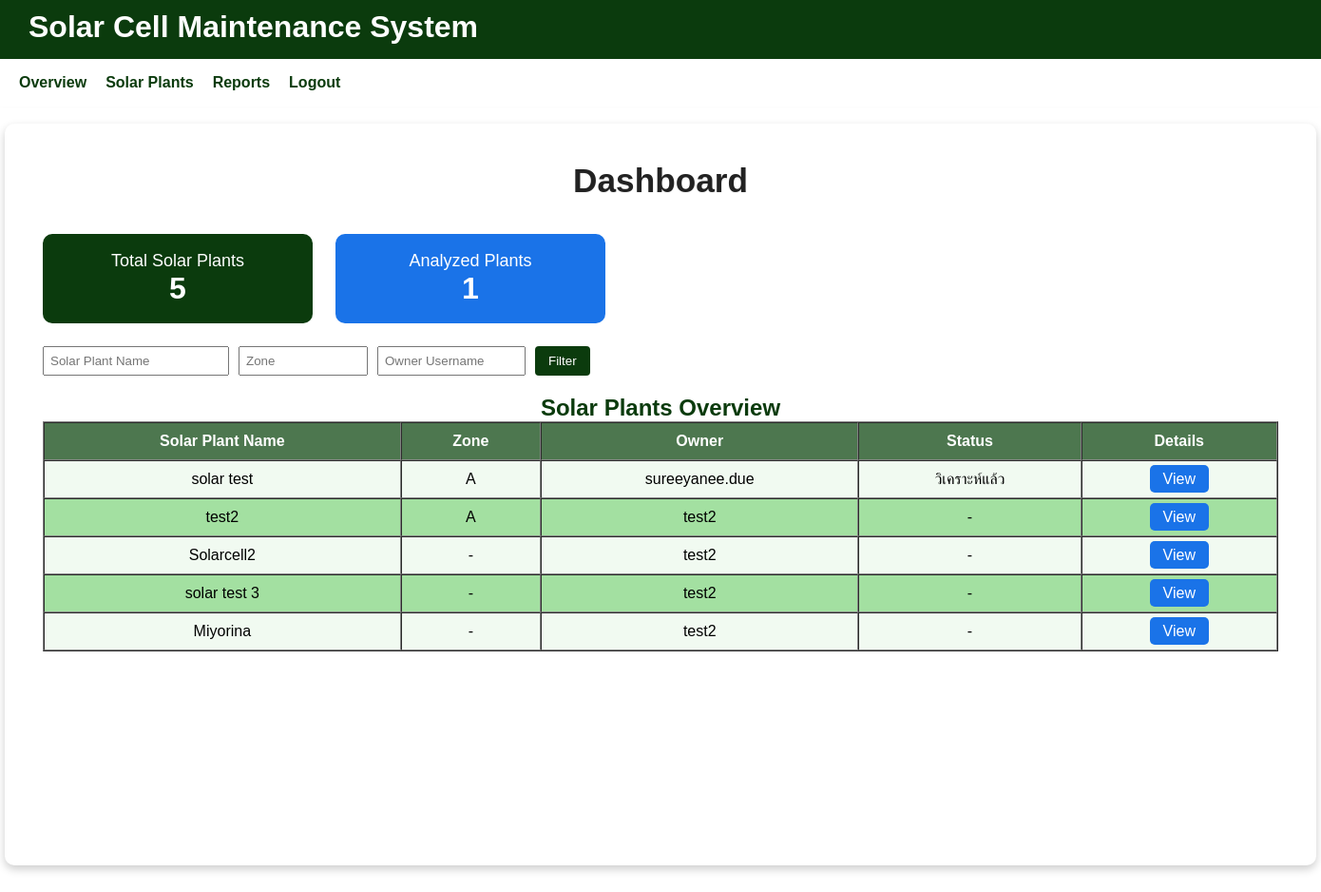
The app's page /accounts/dashboard/data-analyst/ (signed in), older data.
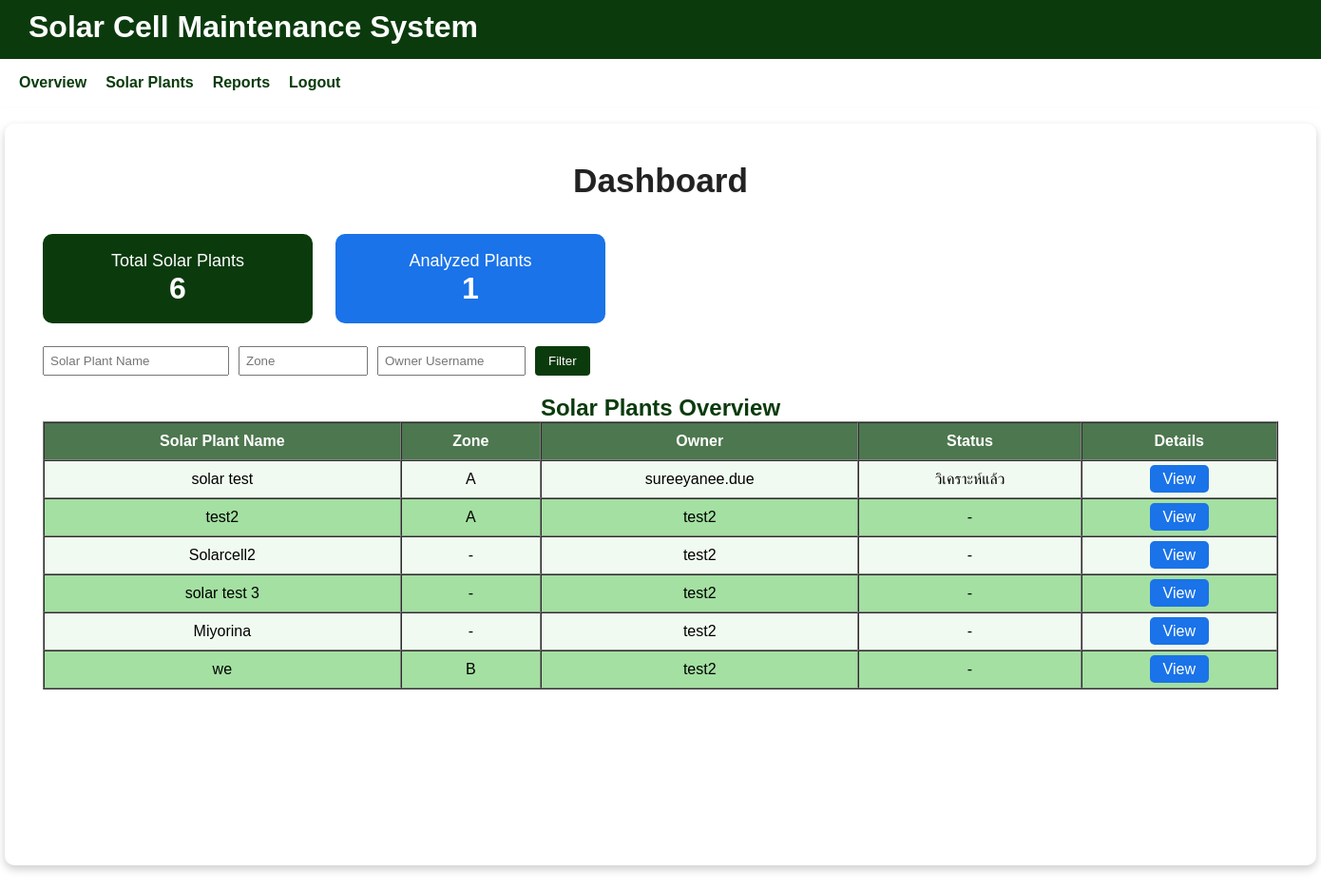
The same page, newer data.
### plant/models.py (models this page shows, shortened)
class SolarPlant(models.Model):
    name = models.CharField(max_length=255, verbose_name="ชื่อโรงไฟฟ้า")
    location = models.CharField(max_length=255, verbose_name="ที่ตั้งโรงไฟฟ้า")
    latitude = models.FloatField(verbose_name="ละติจูด", null=True, blank=True)
    longitude = models.FloatField(verbose_name="ลองจิจูด", null=True, blank=True)
    owner = models.ForeignKey(
        settings.AUTH_USER_MODEL,
        on_delete=models.CASCADE,
        related_name='plants',
        verbose_name="เจ้าของโรง"
    )
    installed_capacity_kw = models.DecimalField(
        max_digits=10, decimal_places=2,
        null=True, blank=True,
        verbose_name="กำลังการผลิต (kW)"
    )
    description = models.TextField(blank=True, verbose_name="รายละเอียดเพิ่มเติม")
    created_at = models.DateTimeField(auto_now_add=True)
    data_analyst = models.ForeignKey(
        settings.AUTH_USER_MODEL,
        on_delete=models.SET_NULL,
        null=True, blank=True,
        limit_choices_to={'role': 'data_analyst'},
        related_name='assigned_analyst_plants',
        verbose_name="นักวิเคราะห์ข้อมูล"
    )
    drone_controller = models.ForeignKey(
        settings.AUTH_USER_MODEL,
        on_delete=models.SET_NULL,
        null=True, blank=True,
        limit_choices_to={'role': 'drone_controller'},
        related_name='assigned_drone_plants',
        verbose_name="ผู้ควบคุมโดรน"
    )

class Zone(models.Model):
    plant = models.ForeignKey(SolarPlant, on_delete=models.CASCADE, related_name='zones')
    name = models.CharField(max_length=50, verbose_name="ชื่อโซน")  # เช่น Zone A, B, Main Zone
    class Meta:
        unique_together = ('plant', 'name')

### accounts/models.py (models this page shows, shortened)
class CustomUser(AbstractUser):
    ROLE_CHOICES = [
        ("site_admin", "Site Admin"),     # ผู้ดูแลเว็บไซต์
        ("plant_owner", "Plant Owner"),
        ("data_analyst", "Data Analyst"),
        ("drone_controller", "Drone Controller"),
    ]
    role = models.CharField(max_length=20, choices=ROLE_CHOICES, default="plant_owner")

### drone/models.py (models this page shows, shortened)
class DroneInspection(models.Model):
    STATUS_CHOICES = [
        ('pending', 'ยังไม่วิเคราะห์'),
        ('analyzed', 'วิเคราะห์แล้ว'),
        ('issue_found', 'พบปัญหา'),
        ('complete', 'แก้ไขแล้ว'),
    ]
    plant = models.ForeignKey('plant.SolarPlant', on_delete=models.CASCADE)
    zone = models.ForeignKey('plant.Zone', on_delete=models.CASCADE)
    captured_by = models.ForeignKey(settings.AUTH_USER_MODEL, on_delete=models.SET_NULL, null=True)
    image = models.ImageField(upload_to="inspections/")
    description = models.TextField(blank=True)
    captured_date = models.DateField(verbose_name="Image Date", null=True, blank=True)
    captured_time = models.TimeField(verbose_name="Image Time", null=True, blank=True)
    captured_at = models.DateTimeField(auto_now_add=True)
    status = models.CharField(max_length=20, choices=STATUS_CHOICES, default='pending')
    analyzed_by = models.ForeignKey(
        settings.AUTH_USER_MODEL,
        on_delete=models.SET_NULL,
        null=True,
        blank=True,
        related_name='analyzed_inspections'
    )

### accounts/views.py (the view)
# urls.py: path('dashboard/data-analyst/', data_analyst_dashboard_view, name='data_analyst_dashboard'),
@login_required
def data_analyst_dashboard_view(request):
    from plant.models import SolarPlant, Zone
    from drone.models import DroneInspection
    plants = SolarPlant.objects.all().prefetch_related('zones', 'owner')
    plant_name = request.GET.get('plant_name', '').strip()
    zone_name = request.GET.get('zone_name', '').strip()
    owner_name = request.GET.get('owner_name', '').strip()
    if plant_name:
        plants = plants.filter(name__icontains=plant_name)
    if owner_name:
        plants = plants.filter(owner__username__icontains=owner_name)
    if zone_name:
        plants = plants.filter(zones__name__icontains=zone_name).distinct()
    total_plants = SolarPlant.objects.count()
    analyzed_plant_ids = DroneInspection.objects.exclude(status='pending').values_list('plant_id', flat=True).distinct()
    analyzed_plants = SolarPlant.objects.filter(id__in=analyzed_plant_ids).count()
    return render(request, 'dashboard/data_analyst_dashboard.html', {
        'plants': plants,
        'total_plants': total_plants,
        'analyzed_plants': analyzed_plants,
    })

### templates/dashboard/data_analyst_dashboard.html (shortened to what this page needs)
{% extends 'dash.html' %}
{% load static %}
{% block content %}
    <h1 style="font-size:2.2rem; font-weight:bold; margin-bottom: 0.5em; color:#222; text-shadow: 0 1px 2px #eee;">Dashboard</h1>
    <br>
    <div style="display: flex; gap: 24px; margin-bottom: 24px; flex-wrap: wrap;">
        <div style="background: #0b3b0d; color: white; padding: 18px 32px; border-radius: 10px; min-width: 220px;">
            <div style="font-size: 18px;">Total Solar Plants</div>
            <div style="font-size: 32px; font-weight: bold;">{{ total_plants }}</div>
        </div>
        <div style="background: #1a73e8; color: white; padding: 18px 32px; border-radius: 10px; min-width: 220px;">
            <div style="font-size: 18px;">Analyzed Plants</div>
            <div style="font-size: 32px; font-weight: bold;">{{ analyzed_plants }}</div>
        </div>
    </div>
    <form method="get" style="margin-bottom: 20px; display: flex; gap: 10px; flex-wrap: wrap;">
        <input type="text" name="plant_name" placeholder="Solar Plant Name" value="{{ request.GET.plant_name|default:'' }}" style="padding: 6px; width: 180px;">
        <input type="text" name="zone_name" placeholder="Zone" value="{{ request.GET.zone_name|default:'' }}" style="padding: 6px; width: 120px;">
        <input type="text" name="owner_name" placeholder="Owner Username" value="{{ request.GET.owner_name|default:'' }}" style="padding: 6px; width: 140px;">
        <button type="submit" style="padding: 6px 14px; background: #0b3b0d; color: white; border: none; border-radius: 4px;">Filter</button>
    </form>
    <h2>Solar Plants Overview</h2>
    <table border="1" cellpadding="10" cellspacing="0" style="width:100%; background:white; color:black;">
        <thead style="background:#0b3b0d; color:white;">
            <tr>
                <th>Solar Plant Name</th>
                <th>Zone</th>
                <th>Owner</th>
                <th>Status</th>
                <th>Details</th>
            </tr>
        </thead>
        <tbody>
            {% for plant in plants %}
                {% for zone in plant.zones.all %}
                    <tr>
                        <td>{{ plant.name }}</td>
                        <td>{{ zone.name }}</td>
                        <td>{{ plant.owner.username }}</td>
                        <td>
                            {% with inspections=zone.droneinspection_set.all|dictsortreversed:"captured_at" %}
                                {% if inspections %}
                                    {{ inspections.0.get_status_display }}
                                {% else %}
                                    -
                                {% endif %}
                            {% endwith %}
                        </td>
                        <td>
                            <a href="{% url 'plant_detail_analyst' plant.id %}" style="background:#1a73e8; color:white; padding:6px 14px; border-radius:5px; text-decoration:none;">View</a>
                        </td>
                    </tr>
                {% empty %}
                    <tr>
                        <td>{{ plant.name }}</td>
                        <td>-</td>
                        <td>{{ plant.owner.username }}</td>
                        <td>-</td>
                        <td>
                            <a href="{% url 'plant_detail_analyst' plant.id %}" style="background:#1a73e8; color:white; padding:6px 14px; border-radius:5px; text-decoration:none;">View</a>
                        </td>
                    </tr>
                {% endfor %}
            {% empty %}
                <tr><td colspan="5">No data available.</td></tr>
            {% endfor %}
        </tbody>
    </table>
{% endblock %}

Row changes from the older to the newer data that the page shows:
added SolarPlant: name "we", owner.username "test2"
added Zone: name "B"
Text that changed along with them:
{{ total_plants }}: "5" → "6"
